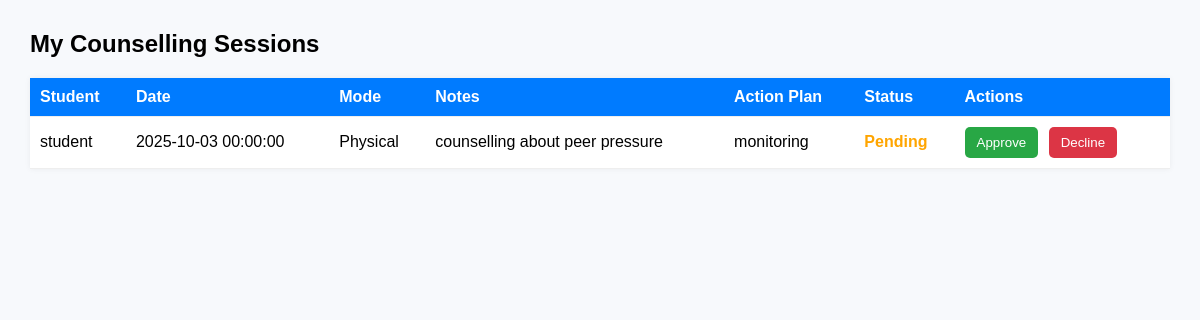
The page /counsellor_view_sessions.php (signed in) on the database as committed earlier.
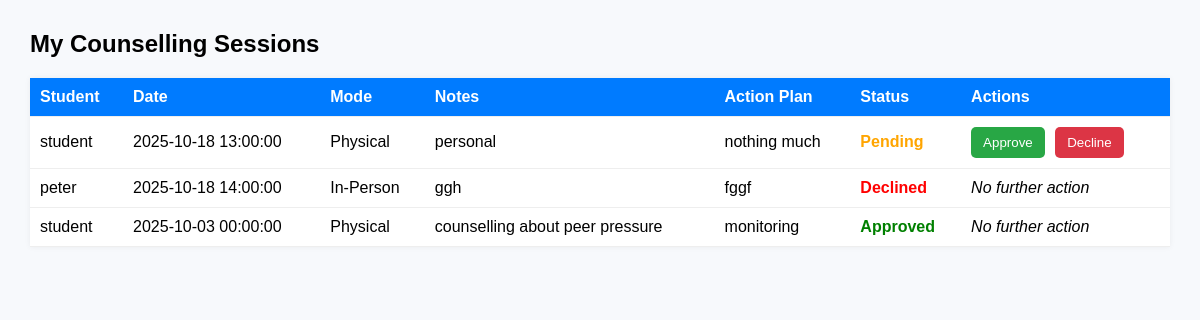
The same page on the database as committed later.
### tables this page shows
CREATE TABLE `sessions` (
  `id` int(10) UNSIGNED NOT NULL,
  `student_id` int(10) UNSIGNED NOT NULL,
  `counsellor_id` int(10) UNSIGNED NOT NULL,
  `session_date` datetime NOT NULL,
  `mode` varchar(50) DEFAULT NULL,
  `notes` text DEFAULT NULL,
  `action_plan` text DEFAULT NULL,
  `status` varchar(50) DEFAULT 'Pending',
  `created_at` datetime DEFAULT current_timestamp(),
  `updated_at` datetime DEFAULT current_timestamp() ON UPDATE current_timestamp()
);

CREATE TABLE `users` (
  `id` int(10) UNSIGNED NOT NULL,
  `reg_no` varchar(50) DEFAULT NULL,
  `name` varchar(150) NOT NULL,
  `email` varchar(150) NOT NULL,
  `profile_pic` varchar(255) DEFAULT NULL,
  `password_hash` varchar(255) NOT NULL,
  `role` varchar(20) NOT NULL DEFAULT 'student',
  `status` varchar(20) NOT NULL DEFAULT 'pending',
  `created_at` timestamp NOT NULL DEFAULT current_timestamp()
);

### counsellor_view_sessions.php (the view, shortened to what this page needs)
<?php
require 'db.php';
$counsellor_id = $_SESSION['user_id'];
$sessions = [];
try {
    $stmt = $pdo->prepare("
        SELECT s.*, u.name AS student_name, u.email AS student_email
        FROM sessions s
        JOIN users u ON s.student_id = u.id
        WHERE s.counsellor_id = ?
        ORDER BY s.created_at DESC
    ");
    $stmt->execute([$counsellor_id]);
    $sessions = $stmt->fetchAll(PDO::FETCH_ASSOC);
} catch (PDOException $e) {
    error_log("DB error (fetch sessions): " . $e->getMessage());
    $sessions = [];
    $_SESSION['msg'] = "Could not load sessions. Try again later.";
}
?>
<!DOCTYPE html>
<html lang="en">
<head>
</head>
<body>
    <h2>My Counselling Sessions</h2>
    <table>
        <thead>
            <tr>
                <th>Student</th>
                <th>Date</th>
                <th>Mode</th>
                <th>Notes</th>
                <th>Action Plan</th>
                <th>Status</th>
                <th>Actions</th>
            </tr>
        </thead>
        <tbody>
            <?php if (count($sessions) > 0): ?>
                <?php foreach ($sessions as $session):
                    $status = strtolower(trim($session['status'] ?? 'pending'));
                    $status_class = 'status-' . ($status === 'approved' ? 'approved' : ($status === 'declined' ? 'declined' : 'pending'));
                    ?>
                    <tr>
                        <td><?= htmlspecialchars($session['student_name'] ?? 'Unknown') ?></td>
                        <td><?= htmlspecialchars($session['session_date'] ?? '') ?></td>
                        <td><?= htmlspecialchars($session['mode'] ?? '') ?></td>
                        <td><?= nl2br(htmlspecialchars($session['notes'] ?? '')) ?></td>
                        <td><?= nl2br(htmlspecialchars($session['action_plan'] ?? '')) ?></td>
                        <td class="<?= $status_class ?>"><?= ucfirst($status) ?></td>
                        <td>
                            <?php if ($status === 'pending'): ?>
                                <form method="post" style="display:inline;">
                                    <button type="submit" class="action-btn approve-btn">Approve</button>
                                </form>
                                <form method="post" style="display:inline;">
                                    <button type="submit" class="action-btn decline-btn">Decline</button>
                                </form>
                            <?php else: ?>
                                <em>No further action</em>
                            <?php endif; ?>
                        </td>
                    </tr>
                <?php endforeach; ?>
            <?php else: ?>
                <tr><td colspan="7"><em>No sessions assigned to you yet.</em></td></tr>
            <?php endif; ?>
        </tbody>
    </table>
</body>
</html>

### counsellor_view_sessions.php (style rules this page uses)
body { font-family: Arial, sans-serif; margin: 30px; background:#f7f9fc; }
table { width:100%; border-collapse: collapse; background:#fff; box-shadow:0 0 6px rgba(0,0,0,0.06); }
th, td { padding:10px; border-bottom:1px solid #eee; text-align:left; }
th { background:#007bff; color:#fff; }
.status-pending { color:orange; font-weight:bold; }
.status-approved { color:green; font-weight:bold; }
.status-declined { color:red; font-weight:bold; }
.action-btn { border:none; padding:8px 12px; border-radius:5px; color:#fff; cursor:pointer; margin-right:6px; }
.approve-btn { background:#28a745; }
.decline-btn { background:#dc3545; }

Rows that differ between the two databases and show on the page:
added sessions: student.name "student", session_date "2025-10-18 13:00:00", mode "Physical", notes "personal", action_plan "nothing much", status "Pending"
added sessions: student.name "peter", session_date "2025-10-18 14:00:00", mode "In-Person", notes "ggh", action_plan "fggf", status "Declined", shows "No further action"
changed sessions "counselling about peer pressure": status "Pending" → "Approved"; status "Approve Decline" → "No further action"
